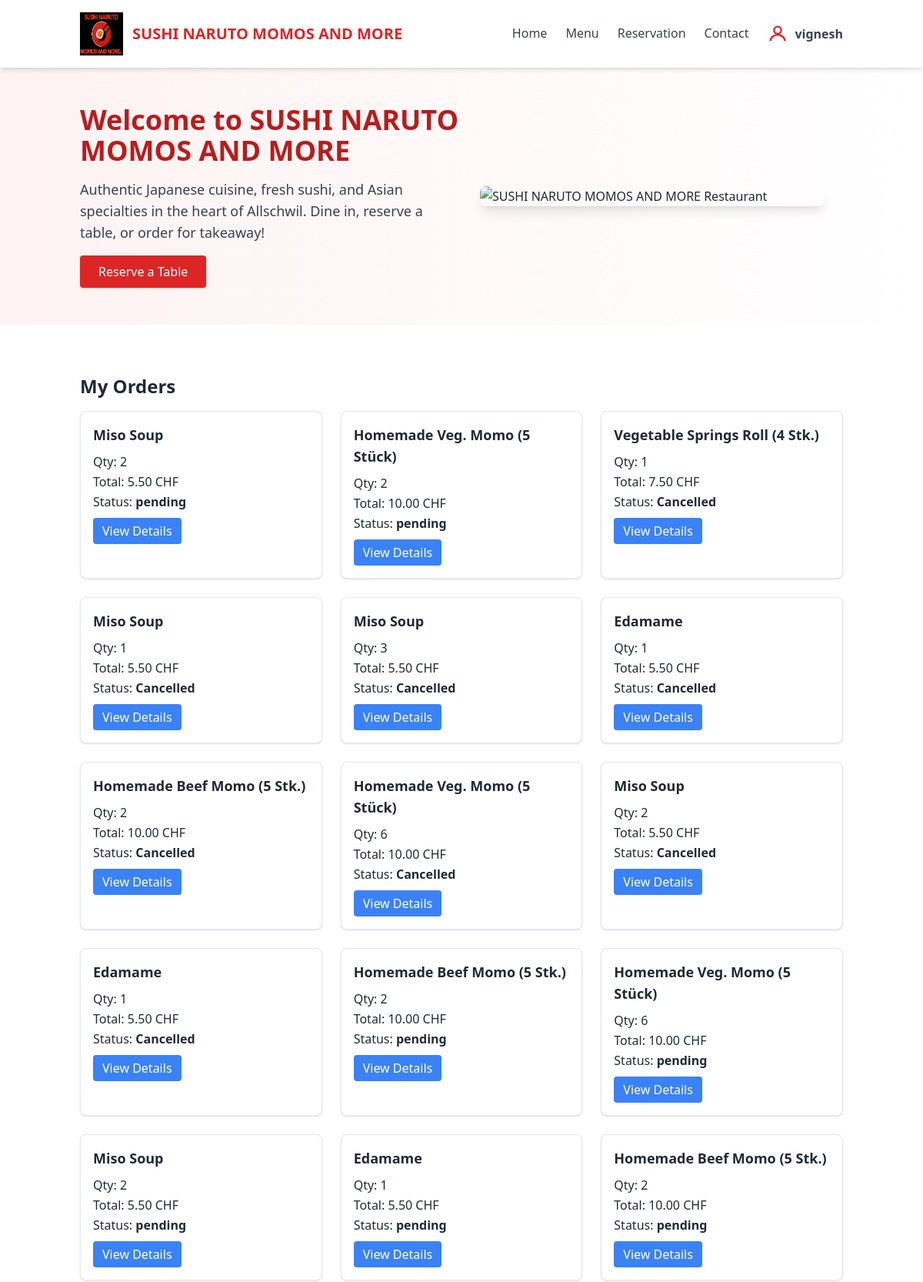
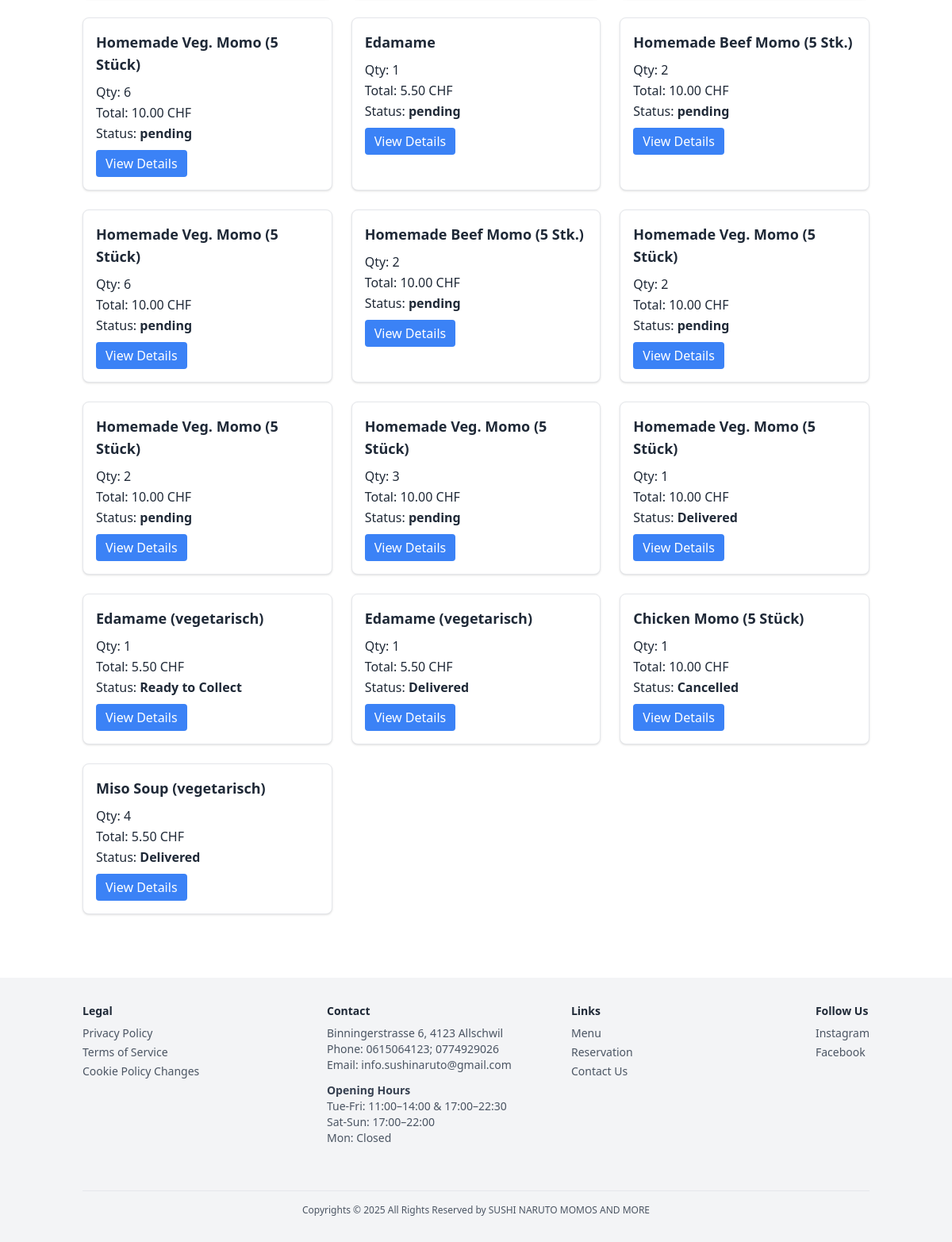
/order/cards/ (signed in), run on the app's committed database (2 pictures, top to bottom).
### sushi/models.py (models this page shows, shortened)
class CustomUser(AbstractBaseUser, PermissionsMixin):
    USER_TYPE_CHOICES = (
        ('customer', 'Customer'),
        ('management', 'Management'),
    )
    email = models.EmailField(unique=True)
    username = models.CharField(max_length=150, unique=True)
    user_type = models.CharField(max_length=20, choices=USER_TYPE_CHOICES, default='customer')
    is_active = models.BooleanField(default=True)
    is_staff = models.BooleanField(default=False)
    date_joined = models.DateTimeField(auto_now_add=True)
    USERNAME_FIELD = 'username'  # <-- Change here
    REQUIRED_FIELDS = ['email']  # <-- Change here
    objects = CustomUserManager()

class Order(models.Model):
    ORDER_TYPE_CHOICES = [
        ('now', 'Order Now'),
        ('later', 'Order Later'),
    ]
    DELIVERY_CHOICES = [
        ('Click & Collect', 'Click & Collect (Free)'),
        ('Free', 'Free'),
        ('Livraison Express 3.5km', 'Livraison Express 3.5km'),
    ]
    item = models.CharField(max_length=200)
    price = models.DecimalField(max_digits=7, decimal_places=2)
    qty = models.PositiveIntegerField()
    order_type = models.CharField(max_length=10, choices=ORDER_TYPE_CHOICES)
    order_date = models.DateField(null=True, blank=True)
    order_time = models.TimeField(null=True, blank=True)
    email = models.EmailField()
    mobile = models.CharField(max_length=30)
    address = models.CharField(max_length=255)
    delivery = models.CharField(max_length=40, choices=DELIVERY_CHOICES)
    created_at = models.DateTimeField(default=timezone.now)
    status = models.CharField(max_length=30, default='pending')
    cancellation_reason = models.TextField(blank=True, null=True)

### sushi/views.py (the view)
# urls.py: path('order/cards/', views.order_card_list, name='order_card_list'),
@login_required
def order_card_list(request):
    orders = Order.objects.filter(email=request.user.email).order_by('-created_at')
    return render(request, 'order_card_list.html', {'orders': orders})

### sushi/templates/order_card_list.html (shortened to what this page needs)
{% extends "base.html" %}
{% block content %}
<h2 class="text-2xl font-bold mb-4">My Orders</h2>
<div class="grid grid-cols-1 md:grid-cols-2 lg:grid-cols-3 gap-6">
    {% for order in orders %}
    <div class="border rounded-lg shadow p-4 bg-white hover:shadow-lg transition">
        <h3 class="font-semibold text-lg mb-2">{{ order.item }}</h3>
        <p>Qty: {{ order.qty }}</p>
        <p>Total: {{ order.price|floatformat:2 }} CHF</p>
        <p>Status: <span class="font-semibold">{{ order.status }}</span></p>
        <a href="{% url 'order_card_detail' order.pk %}" class="mt-2 inline-block bg-blue-500 text-white px-3 py-1 rounded hover:bg-blue-600">View Details</a>
    </div>
    {% empty %}
    <p>No orders found.</p>
    {% endfor %}
</div>
{% endblock %}

### sushi/templates/base.html (shortened to what this page needs)
{% load static %}
<!DOCTYPE html>
<html lang="en">
<head>
    <script src="https://cdn.tailwindcss.com"></script>
</head>
<body class="bg-white text-gray-800 font-sans leading-relaxed"
    x-data="{ open: false, userMenu: false, showLogin: false }">
    <nav class="bg-white shadow-md sticky top-0 z-50">
        <div class="container mx-auto px-4 py-4 flex justify-between items-center">
            <a href="{% url 'home' %}" class="flex items-center space-x-3 cursor-pointer">
                <img src="{% static 'images/logo.jpg' %}" alt=" SUSHI NARUTO MOMOS AND MORE Logo" class=" shadow
            h-8 w-8 sm:h-10 sm:w-10 md:h-12 md:w-12 lg:h-14 lg:w-14 xl:h-16 xl:w-16">
                <span class="text-xl font-bold text-red-600 hover:text-red-800 transition"> SUSHI NARUTO MOMOS AND MORE</span>
            </a>
            <ul class="flex space-x-6 text-gray-700 font-medium md:flex md:space-x-6 md:static absolute left-0 w-full md:w-auto bg-white md:bg-transparent top-full md:top-auto z-40 transition-all duration-300"
                :class="{ 'hidden': !open, 'flex flex-col space-x-0 space-y-2 p-4 shadow-lg': open, 'md:flex md:flex-row md:space-y-0 md:p-0 md:shadow-none': true }">
                <li><a href="{% url 'home' %}" class="nav-link">Home</a></li>
                <li><a href="{% url 'menu' %}" class="nav-link">Menu</a></li>
                <li><a href="{% url 'reservation' %}" class="nav-link">Reservation</a></li>
                <li><a href="{% url 'contact' %}" class="nav-link">Contact</a></li>
                {% if user.is_authenticated %}
                <li class="relative">
                    <button @click="userMenu = !userMenu" class="flex items-center space-x-2 focus:outline-none">
                        <svg class="w-7 h-7 text-red-600" fill="none" stroke="currentColor" viewBox="0 0 24 24">
                            <circle cx="12" cy="8" r="4" stroke="currentColor" stroke-width="2" fill="none" />
                            <path stroke="currentColor" stroke-width="2" d="M4 20c0-4 4-7 8-7s8 3 8 7" />
                        </svg>
                        <span class="font-semibold text-gray-700">{{ user.username }}</span>
                    </button>
                </li>
                {% endif %}
            </ul>
        </div>
    </nav>
    <section class="relative bg-gradient-to-r from-red-50 to-white py-12 mb-8">
        <div class="container mx-auto px-4 flex flex-col md:flex-row items-center">
            <div class="w-full md:w-1/2 mb-6 md:mb-0 flex flex-col items-center md:items-start text-center md:text-left">
                <h1 class="text-4xl font-extrabold text-red-700 mb-4">Welcome to SUSHI NARUTO MOMOS AND MORE</h1>
                <p class="text-lg text-gray-700 mb-4">Authentic Japanese cuisine, fresh sushi, and Asian specialties in
                    the heart of Allschwil. Dine in, reserve a table, or order for takeaway!</p>
                <a href="{% url 'reservation' %}"
                    class="inline-block bg-red-600 text-white px-6 py-2 rounded shadow hover:bg-red-700 transition">Reserve
                    a Table</a>
            </div>
            <div class="w-full md:w-1/2 flex justify-center items-center reste">
                <img src="{% static 'images/restaurant_hero.jpg' %}" alt="SUSHI NARUTO MOMOS AND MORE Restaurant"
                    class="restaurant-hero-img rounded-lg shadow-lg w-full max-w-xs sm:max-w-md fade-in mx-auto">
            </div>
        </div>
    </section>
    <main class="container mx-auto px-4 py-8">
        {% block content %}{% endblock %}
    </main>
    <footer class="bg-gray-100 text-sm text-gray-600 py-8 mt-12">
        <div class="container mx-auto px-4 grid grid-cols-1 md:grid-cols-4 gap-8">
            <div>
                <h4 class="font-semibold text-gray-800 mb-2">Legal</h4>
                <ul class="space-y-1">
                    <li><a href="#" class="hover:text-red-600 transition">Privacy Policy</a></li>
                    <li><a href="#" class="hover:text-red-600 transition">Terms of Service</a></li>
                    <li><a href="#" class="hover:text-red-600 transition">Cookie Policy Changes</a></li>
                </ul>
            </div>
            <div>
                <h4 class="font-semibold text-gray-800 mb-2">Contact</h4>
                <p>Binningerstrasse 6, 4123 Allschwil</p>
                <p>Phone: 0615064123; 0774929026</p>
                <p>Email: info.sushinaruto@gmail.com</p>
                <h5 class="font-semibold text-gray-700 mt-3">Opening Hours</h5>
                <p>Tue-Fri: 11:00–14:00 & 17:00–22:30</p>
                <p>Sat-Sun: 17:00–22:00</p>
                <p>Mon: Closed</p>
            </div>
            <div>
                <h4 class="font-semibold text-gray-800 mb-2">Links</h4>
                <ul class="space-y-1">
                    <li><a href="{% url 'menu' %}" class="hover:text-red-600 transition">Menu</a></li>
                    <li><a href="{% url 'reservation' %}" class="hover:text-red-600 transition">Reservation</a></li>
                    <li><a href="{% url 'contact' %}" class="hover:text-red-600 transition">Contact Us</a></li>
                </ul>
            </div>
            <div>
                <h4 class="font-semibold text-gray-800 mb-2">Follow Us</h4>
                <ul class="space-y-1">
                    <li><a href="https://www.instagram.com/sushinaruto" target="_blank"
                            class="hover:text-red-600 transition">Instagram</a></li>
                    <li><a href="https://www.facebook.com/sushinaruto" target="_blank"
                            class="hover:text-red-600 transition">Facebook</a></li>
                </ul>
            </div>
            <div class="mt-6 border-t pt-4 text-center text-xs md:col-span-4">
                <p>Copyrights © 2025 All Rights Reserved by SUSHI NARUTO MOMOS AND
          MORE</p>
            </div>
        </div>
    </footer>
</body>
</html>

### sushi/templates/base.html (style rules this page uses)
.nav-link { position: relative; }
.nav-link::after { content: ''; display: block; width: 0; height: 2px; background: #ef4444; transition: width .3s; position: absolute; left: 0; bottom: -2px; }
.fade-in { animation: fadeIn 1s ease forwards; }
@media (min-width: 1025px) and (max-width: 1440px) { footer .grid { grid-template-columns: repeat(3, 1fr) !important; } }

### data on the page
CustomUser: username "vignesh"
Order: item "Miso Soup", qty "2", price "5.50", status "pending"
Order: item "Homemade Veg. Momo (5 Stück)", qty "2", price "10.00", status "pending"
Order: item "Vegetable Springs Roll (4 Stk.)", qty "1", price "7.50", status "Cancelled"
Order: item "Miso Soup", qty "1", price "5.50", status "Cancelled"
Order: item "Miso Soup", qty "3", price "5.50", status "Cancelled"
Order: item "Edamame", qty "1", price "5.50", status "Cancelled"
Order: item "Homemade Beef Momo (5 Stk.)", qty "2", price "10.00", status "Cancelled"
Order: item "Homemade Veg. Momo (5 Stück)", qty "6", price "10.00", status "Cancelled"
Order: item "Miso Soup", qty "2", price "5.50", status "Cancelled"
Order: item "Edamame", qty "1", price "5.50", status "Cancelled"
Order: item "Homemade Beef Momo (5 Stk.)", qty "2", price "10.00", status "pending"
Order: item "Homemade Veg. Momo (5 Stück)", qty "6", price "10.00", status "pending"
Order: item "Miso Soup", qty "2", price "5.50", status "pending"
Order: item "Edamame", qty "1", price "5.50", status "pending"
Order: item "Homemade Beef Momo (5 Stk.)", qty "2", price "10.00", status "pending"
Order: item "Homemade Veg. Momo (5 Stück)", qty "6", price "10.00", status "pending"
Order: item "Edamame", qty "1", price "5.50", status "pending"
Order: item "Homemade Beef Momo (5 Stk.)", qty "2", price "10.00", status "pending"
Order: item "Homemade Veg. Momo (5 Stück)", qty "6", price "10.00", status "pending"
Order: item "Homemade Beef Momo (5 Stk.)", qty "2", price "10.00", status "pending"
Order: item "Homemade Veg. Momo (5 Stück)", qty "2", price "10.00", status "pending"
Order: item "Homemade Veg. Momo (5 Stück)", qty "2", price "10.00", status "pending"
Order: item "Homemade Veg. Momo (5 Stück)", qty "3", price "10.00", status "pending"
Order: item "Homemade Veg. Momo (5 Stück)", qty "1", price "10.00", status "Delivered"
Order: item "Edamame (vegetarisch)", qty "1", price "5.50", status "Ready to Collect"
Order: item "Edamame (vegetarisch)", qty "1", price "5.50", status "Delivered"
Order: item "Chicken Momo (5 Stück)", qty "1", price "10.00", status "Cancelled"
Order: item "Miso Soup (vegetarisch)", qty "4", price "5.50", status "Delivered"
